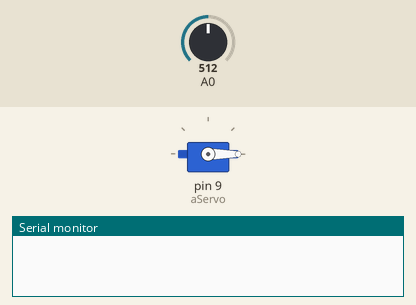
Recording of a sketch running on a simulated Arduino Uno, built with avr-gcc and run on an emulated ATmega328P. On the bench: servo, the last lines printed to the serial monitor. Inputs (shaded band) come from the test bench; at power-on: A0 = 512.

Above: at 0.05 s.
At 10.1 s:
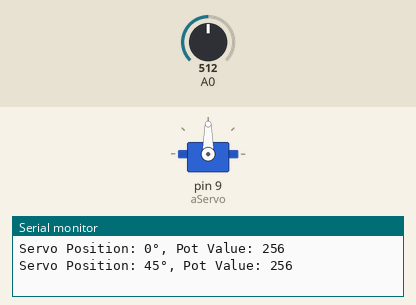
At 20.0 s:
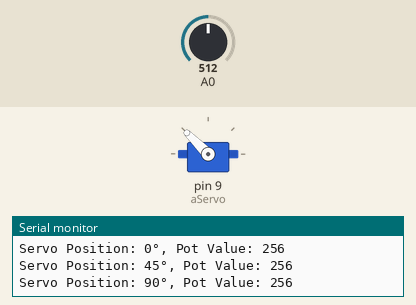
At 39.95 s:
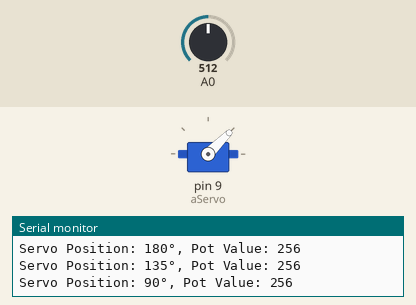
Timing chart, 0 to 52.0 s (numbered marks = the images above):
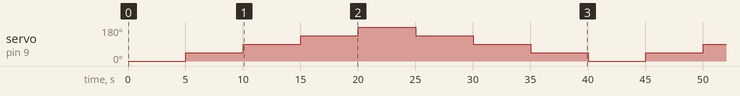

The sketch:

Lab_4.ino
```cpp
// Created by Jack Wilson 5/20/2020 for EE 352 lab 4
// The goal of this sketch is to manipulate a servo motor
//  to rotate from 0° to 180° and back incrementally.

#include <Servo.h>

Servo aServo;

int pos = 0;            // position 0-180°
int increment = 45;     // incremental shift in degrees
bool going_up = true;   // increment up/down flag

void setup() {
  Serial.begin(9600);
  aServo.attach(9);
}

// turn the servo 180° and back
void loop() {
  aServo.write(pos);
  delay(5000);
  Serial.print("Servo Position: " + (String)pos);
  Serial.println("°, Pot Value: " + (String)(analogRead(A0)/2));

  if (going_up) {             // turn towards 180° in the chosen increments
    pos += increment;
    if (pos >= 180) {
      pos = 180;
      going_up = false;
    }
  } else {                    // turn towards 0° in the chosen increments
    pos -= increment;
    if (pos <= 0) {
      pos = 0;
      going_up = true;
    }
  }
}
```

Measured:
- by itself, servo on pin 9 (aServo): repeats every 40.0 s: 90° 5.0 s, 135° 5.0 s, 180° 5.0 s, 135° 5.0 s, 90° 5.0 s, 45° 5.0 s, 0° 5.0 s, 45° 5.0 s
